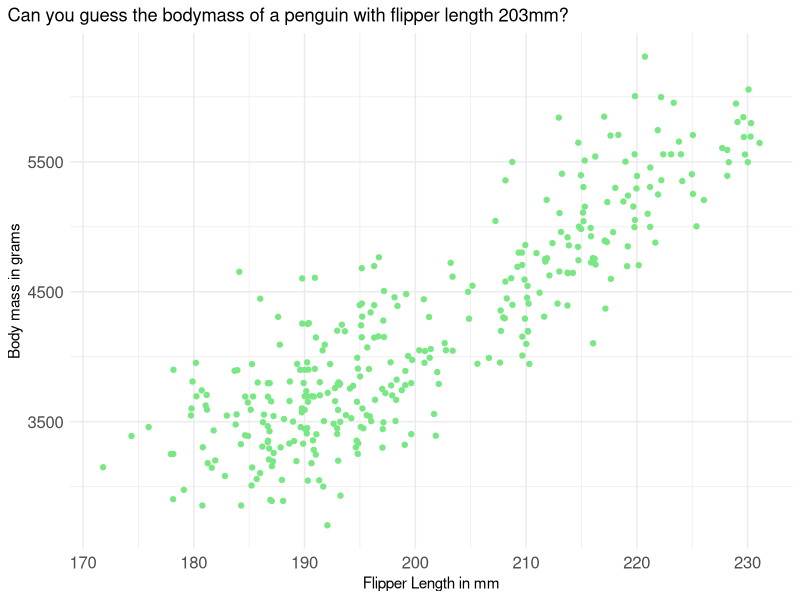

This chart was generated by the following R code:
## ---- chunk 1
#| echo: false
#| warning: false
#| fig-align: center
#| column: screen

palmerpenguins::penguins |>
  ggplot2::ggplot(ggplot2::aes(flipper_length_mm,body_mass_g)) +
  ggplot2::geom_jitter(colour = "#78e784") +
  ggplot2::theme_minimal() +
  ggplot2::labs(
    title = "Can you guess the bodymass of a penguin with flipper length 203mm?",
    x = "Flipper Length in mm",
    y = "Body mass in grams"
  ) +
  ggplot2::theme(
    plot.title.position = "plot",
    axis.text = ggplot2::element_text(size = 12)
  )

